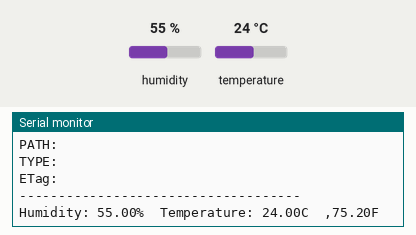
The sketch below on a simulated ESP8266 (NodeMCU). On the bench: the last lines printed to the serial monitor. The test bench sets the inputs (shaded band); at power-on: humidity 55 %, temperature 24 °C. WiFi joins after 1.5 s; servers stay silent unless stated.

Above: at 2.7 s.
2.8 s: humidity set to 22 %
At 2.92 s:
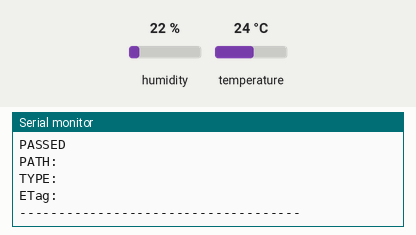
5.7 s: temperature set to 12 °C
At 6.42 s:
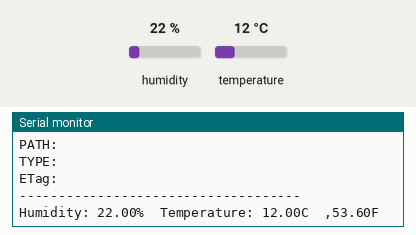
8.6 s: humidity set to 40 %
At 10.85 s:
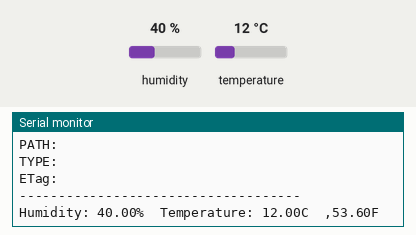
Timing chart, 0 to 12.3 s (numbered marks = the images above; inputs shaded):
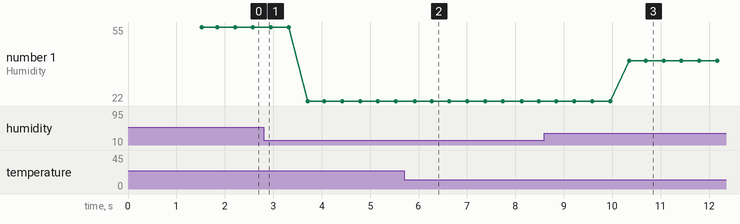

Measured:
- after the input at 5.7 s, the serial monitor: prints a new line after 0.22 s (image 2)
- after the input at 8.6 s, the serial monitor: prints a new line after 1.7 s (image 3)
- plotted number 1: 55 → 22 after the input at 2.8 s, 22 → 40 after the input at 8.6 s

The sketch:

ESP8266_Monitoring_MIT.ino
```cpp
#include <FirebaseESP8266.h> // Install Firebase ESP8266 library
#include <ESP8266WiFi.h>
#include <DHT.h>
#define FIREBASE_HOST "Isi link url dari Firebase"
#define FIREBASE_AUTH "Isi dengan token yang ada di Firebase"
#define WIFI_SSID "isi nama wifi kalian"
#define WIFI_PASSWORD "isi password wifi kalian"

#define DHTPIN D4    // Connect Data pin of DHT to D2

#define DHTTYPE    DHT11
DHT dht(DHTPIN, DHTTYPE);

//Define FirebaseESP8266 data object
FirebaseData firebaseData;


FirebaseJson json;

void setup()
{

  Serial.begin(9600);

  dht.begin();

  WiFi.begin(WIFI_SSID, WIFI_PASSWORD);
  Serial.print("Connecting to Wi-Fi");
  while (WiFi.status() != WL_CONNECTED)
  {
    Serial.print(".");
    delay(300);
  }
  Serial.println();
  Serial.print("Connected with IP: ");
  Serial.println(WiFi.localIP());
  Serial.println();

  Firebase.begin(FIREBASE_HOST, FIREBASE_AUTH);
  Firebase.reconnectWiFi(true);

}

void sensorUpdate(){
  // Reading temperature or humidity takes about 250 milliseconds!
  // Sensor readings may also be up to 2 seconds 'old' (its a very slow sensor)
  float h = dht.readHumidity();
  // Read temperature as Celsius (the default)
  float t = dht.readTemperature();
  // Read temperature as Fahrenheit (isFahrenheit = true)
  float f = dht.readTemperature(true);

  // Check if any reads failed and exit early (to try again).
  if (isnan(h) || isnan(t) || isnan(f)) {
    Serial.println(F("Failed to read from DHT sensor!"));
    return;
  }

  Serial.print(F("Humidity: "));
  Serial.print(h);
  Serial.print(F("%  Temperature: "));
  Serial.print(t);
  Serial.print(F("C  ,"));
  Serial.print(f);
  Serial.println(F("F  "));

if (Firebase.setFloat(firebaseData, "/FirebaseIOT/temperature", t))
  {
    Serial.println("PASSED");
    Serial.println("PATH: " + firebaseData.dataPath());
    Serial.println("TYPE: " + firebaseData.dataType());
    Serial.println("ETag: " + firebaseData.ETag());
    Serial.println("------------------------------------");
    Serial.println();
  }
  else
  {
    Serial.println("FAILED");
    Serial.println("REASON: " + firebaseData.errorReason());
    Serial.println("------------------------------------");
    Serial.println();
  }
  if (Firebase.setFloat(firebaseData, "/FirebaseIOT/humidity", h))
  {
    Serial.println("PASSED");
    Serial.println("PATH: " + firebaseData.dataPath());
    Serial.println("TYPE: " + firebaseData.dataType());
    Serial.println("ETag: " + firebaseData.ETag());
    Serial.println("------------------------------------");
    Serial.println();
  }
  else
  {
    Serial.println("FAILED");
    Serial.println("REASON: " + firebaseData.errorReason());
    Serial.println("------------------------------------");
    Serial.println();
  }
}
void loop() {
  sensorUpdate();

}
```
